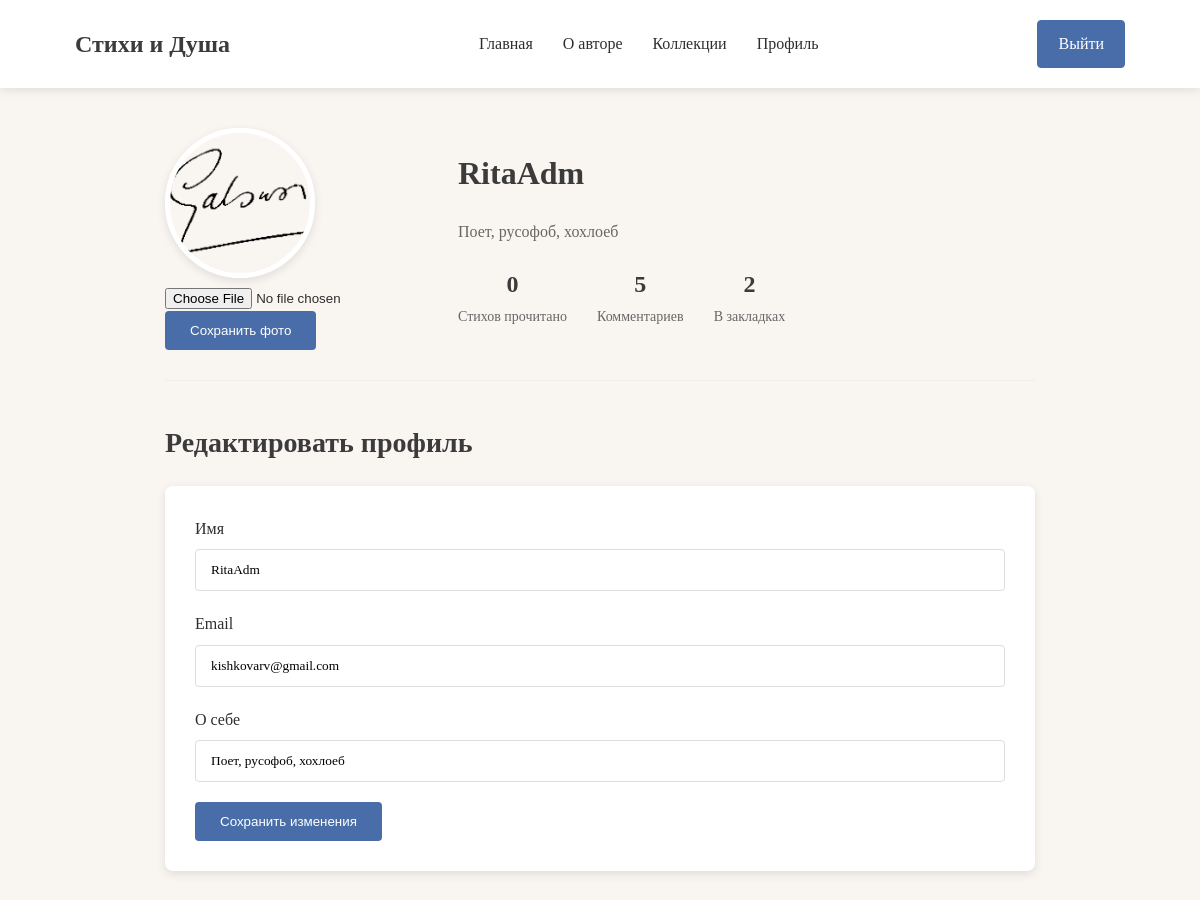
Before: /users/profile/ (signed in, upper part) with the older database file.
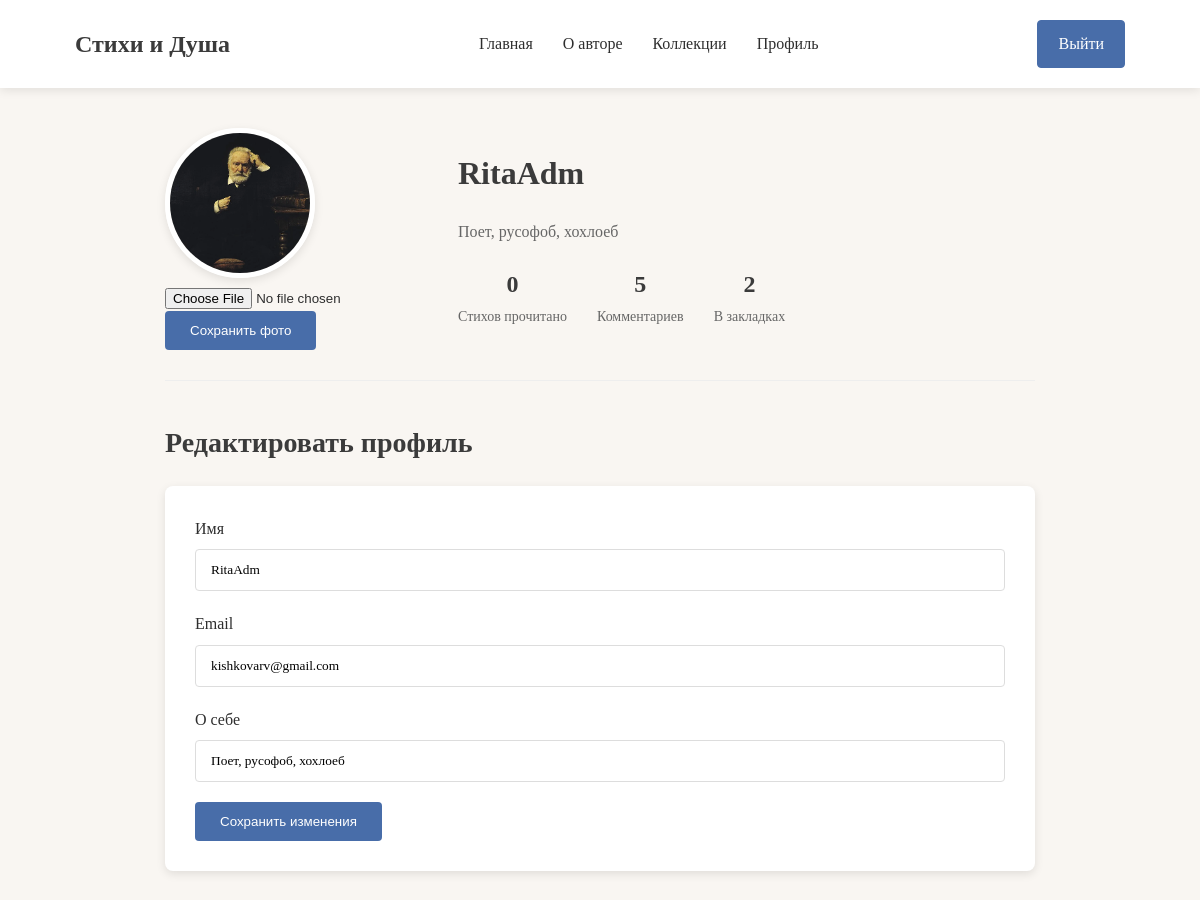
After: the same page with the newer database file.
### users/models.py (models this page shows)
class User(AbstractUser):
    image = models.ImageField(upload_to='avatars/', blank=True, null=True, default='avatars/author.jpg')
    about_me = models.TextField(null=True, blank=True)

### users/views.py (the view)
# urls.py: path('profile/', views.profile, name="profile"),
@login_required
def profile(request):
    if request.method == "POST":
        form = ProfileForm(request.POST, request.FILES, instance=request.user)
        if form.is_valid():
            form.save()
            return redirect('index')
    else:
        form = ProfileForm(instance=request.user)
    context = {
        'form' : form,
        'save_poems' : SavePoem.objects.filter(user=request.user)
    }
    return render(request, 'users/profile.html', context)

### users/forms.py
class ProfileForm(UserChangeForm):
    username = forms.CharField(widget=forms.TextInput())
    email = forms.EmailField(widget=forms.EmailInput(attrs={
        'readonly' : True
    }))
    about_me = forms.CharField(widget=forms.TextInput())
    image = forms.ImageField(widget=forms.FileInput())
    class Meta:
        model = User
        fields = ('username', 'email', 'about_me', 'image')

### show/models.py (called while the page is built)
    def text_poem(self):
        dot = self.text.count('.')
        if dot > 1:
            total = self.text.find('.')
            total_str = self.text.find('.', total + 1)
            return f"{self.text[0:total_str + 1]}..."
        else:
            return self.text

### users/templates/users/profile.html (shortened to what this page needs)
{% extends "users/base.html" %}
{% load static %}
{% block main %}
    <main class="main profile-page">
        <div class="container">
            <section class="profile-header">
                <div class="profile-avatar">
                    <img
                    src="{{ user.image.url }}"
                    alt="Аватар пользователя">
                <form action="{% url 'users:profile' %}" method="POST" enctype="multipart/form-data">
                    <div class="block_change">{{ form.image }}</div>
                    <button type="submit" class="btn btn-save">Сохранить фото</button>
                </form>
                </div>
                <div class="profile-info">
                    <h1>{{ user.username }}</h1>
                    <p class="profile-bio">{% if user.about_me %}{{ user.about_me }}{% else %}О себе{% endif %}</p>
                    <div class="profile-stats">
                        <div class="stat">
                            <span class="stat-number">{{ user.reads.all.count }}</span>
                            <span class="stat-label">Стихов прочитано</span>
                        </div>
                        <div class="stat">
                            <span class="stat-number">{{ user.comment.count }}</span>
                            <span class="stat-label">Комментариев</span>
                        </div>
                        <div class="stat">
                            <span class="stat-number">{{ user.save_poems.count }}</span>
                            <span class="stat-label">В закладках</span>
                        </div>
                    </div>
                </div>
            </section>
            <section class="profile-edit">
                <h2>Редактировать профиль</h2>
                <form class="edit-form" action="{% url "users:profile" %}" method="POST">
                    <div class="form-group">
                        <label for="{{ form.username.id_for_label }}">Имя</label>
                        {{ form.username }}
                    </div>
                    <div class="form-group">
                        <label for="{{ form.email.id_for_label }}">Email</label>
                        {{ form.email }}
                    </div>
                    <div class="form-group">
                        <label for="{{ form.about_me.id_for_label }}">О себе</label>
                        {{ form.about_me }}
                    </div>
                    <button type="submit" class="btn btn-save">Сохранить изменения</button>
                </form>
            </section>
        </div>
    </main>
{% endblock main %}

Changed rows visible on the page:
changed User "RitaAdm": image: a different picture
